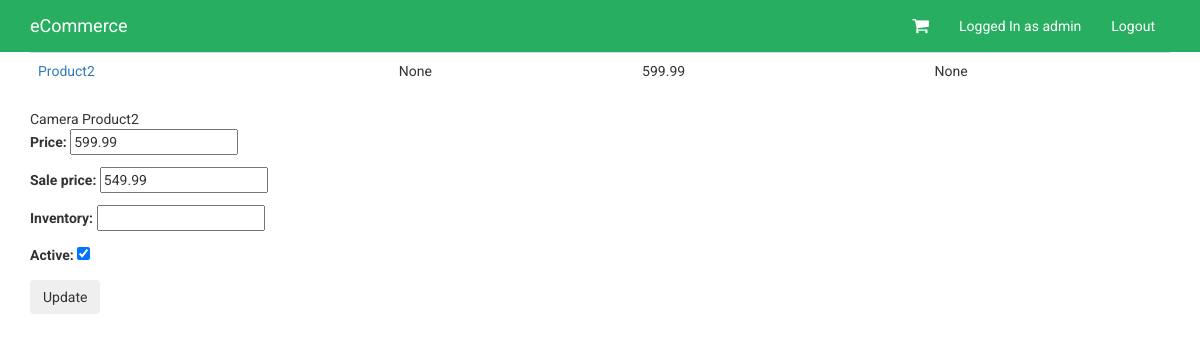
/products/2/inventory/ (signed in), run on an earlier commit of the app's database.
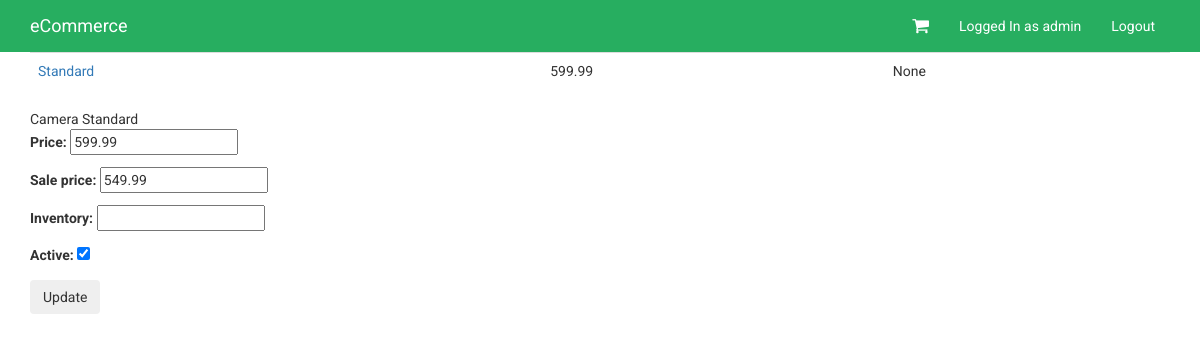
And on a later commit of the database.
### products/models.py (models this page shows, shortened)
class Variation(models.Model):
	product = models.ForeignKey(Product)
	title = models.CharField(max_length=120)
	description = models.TextField(blank=True, null=True)
	price = models.DecimalField(decimal_places= 2, max_digits=20)
	sale_price = models.DecimalField(decimal_places= 2, max_digits=20, null=True, blank=True)
	active = models.BooleanField(default=True)
	inventory = models.IntegerField(null=True, blank=True) #refers to unlimited amount

class Product (models.Model):
	title = models.CharField(max_length=120)
	description = models.TextField(blank=True, null=True)
	price = models.DecimalField(decimal_places= 2, max_digits=20)
	active = models.BooleanField(default=True)
	categories = models.ManyToManyField('Category', blank=True)
	default = models.ForeignKey('Category', related_name='default_category', null=True, blank=True)
	objects = ProductManager()

### products/views.py (the view, shortened to what this page needs)
# urls.py: url(r'^(?P<pk>\d+)/inventory/$', VariationListView.as_view() , name='product_inventory'),
class VariationListView(StaffRequiredMixin, ListView):
	model = Variation
	queryset = Variation.objects.all()
	def get_context_data(self, *args, **kwargs):
		context = super(VariationListView, self).get_context_data(*args, **kwargs)
		context["formset"] = VariationInventoryFormSet(queryset=self.get_queryset())
		return context
	def get_queryset(self, *args, **kwargs):
		product_pk = self.kwargs.get("pk")
		if product_pk:
			product = get_object_or_404(Product, pk=product_pk)
			queryset = Variation.objects.filter(product=product)
		return queryset

### products/mixins.py (called while the page is built)
	@method_decorator(login_required)
	def dispatch(self, request, *args, **kwargs):
		if request.user.is_staff:
			return super (StaffRequiredMixin, self).dispatch(request, *args, **kwargs)
		else:
			raise Http404

### products/models.py (called while the page is built)
	def active(self):
		return self.filter(active=True)

	def get_queryset(self):
		return ProductQuerySet(self.model, using=self.db)

	def all(self, *args, **kwargs):
		return self.get_queryset().active()

### products/templates/products/variation_list.html (shortened to what this page needs)
{% extends 'base.html' %}
{% block content %}
<table class='table'>
{% for variation in variation_list %}
<tr>
<td><a href='{{ product.get_absolute_url }}'>{{variation.title}}</a></td>
<td>{{variation.description}}</td>
<td>{{variation.price}}</td>
<td>{{ variation.inventory }}</td>
</tr>
{% endfor %}
</table>
<form method="POST" action="">{% csrf_token %}
{% for form in formset %}
{{form.instance.product.title}}
{{form.instance.title}}
{{ form.as_p }}
{% endfor %}
<input type="submit" value="Update" class='btn' />
</form>
{% endblock %}

### templates/base.html (shortened to what this page needs)
{% load staticfiles %}
<!DOCTYPE html>
<html>
<head>
<link rel='stylesheet' href='https://maxcdn.bootstrapcdn.com/bootstrap/3.3.7/css/bootstrap.min.css'>
<link rel='stylesheet' href='https://maxcdn.bootstrapcdn.com/font-awesome/4.7.0/css/font-awesome.min.css'>
<link rel='stylesheet' href='{% static "css/custom.css" %}'>
</head>
<body>
	{% include 'navbar.html' %}
	<div class='container'>
		{% block content %}
		{% endblock %}
	</div>
</body>
</html>

### templates/navbar.html (shortened to what this page needs)
<nav class="navbar navbar-default">
  <div class="container">
    <div class="navbar-header">
      <a class="navbar-brand" href="/">eCommerce</a>
    </div>
    <div class="collapse navbar-collapse" id="bs-example-navbar-collapse-1">
      <ul class="nav navbar-nav navbar-right">
        <li class='shopping-cart'><a href='{% url "cart" %}'><i class="fa fa-shopping-cart" aria-hidden="true"></i> </a></li>
        {% if request.user.is_authenticated %}
          <li><a href=''>Logged In as {{request.user}}</a></li>
          <li><a href="{% url 'auth_logout' %}">Logout</a></li>
        {% endif %}
      </ul>
    </div>
  </div>
</nav>

### static/css/custom.css (style rules this page uses)
body { font-family: 'Roboto', sans-serif; }
.navbar { margin-bottom: 0; background-color: #27ae60; border: 1px solid #27ae60; border-radius: 0; }
.navbar-default .navbar-brand { color: #fff; }
.navbar-collapse .navbar-nav>li>a { color: #fff; }
.shopping-cart { font-size: 18px; vertical-align: middle; }

What changed in the data, as far as the page shows it:
changed Variation "None": title "Product2" → "Standard"; description "None" → (not shown)
Also different on the page:
new list line: "Camera Standard"
new list line: "Price: Sale price: Inventory: Active: 599.99 549.99  ☑"
list line gone: "Camera Product2"
list line gone: "Price: Sale price: Inventory: Active: 599.99 549.99  ☑"
